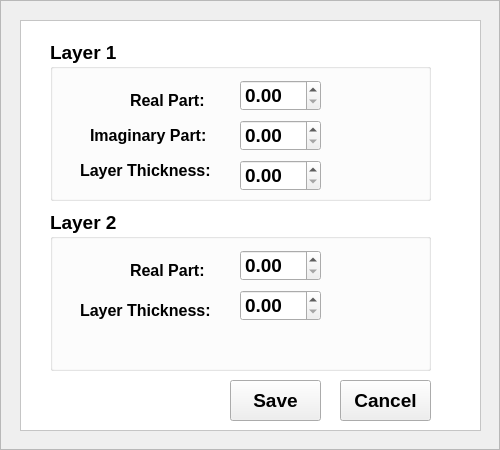
<?xml version="1.0" encoding="UTF-8"?>
<ui version="4.0">
 <class>Fill</class>
 <widget class="QWidget" name="Fill">
  <property name="geometry">
   <rect>
    <x>0</x>
    <y>0</y>
    <width>500</width>
    <height>450</height>
   </rect>
  </property>
  <property name="windowTitle">
   <string>SimSPR</string>
  </property>
  <widget class="QGroupBox" name="groupBox">
   <property name="geometry">
    <rect>
     <x>50</x>
     <y>40</y>
     <width>381</width>
     <height>161</height>
    </rect>
   </property>
   <property name="font">
    <font>
     <pointsize>14</pointsize>
     <weight>75</weight>
     <bold>true</bold>
    </font>
   </property>
   <property name="title">
    <string>Layer 1</string>
   </property>
   <widget class="QLabel" name="label">
    <property name="geometry">
     <rect>
      <x>80</x>
      <y>40</y>
      <width>141</width>
      <height>41</height>
     </rect>
    </property>
    <property name="font">
     <font>
      <pointsize>12</pointsize>
      <weight>75</weight>
      <bold>true</bold>
     </font>
    </property>
    <property name="text">
     <string>Real Part:</string>
    </property>
   </widget>
   <widget class="QLabel" name="label_2">
    <property name="geometry">
     <rect>
      <x>40</x>
      <y>70</y>
      <width>151</width>
      <height>51</height>
     </rect>
    </property>
    <property name="font">
     <font>
      <pointsize>12</pointsize>
      <weight>75</weight>
      <bold>true</bold>
     </font>
    </property>
    <property name="text">
     <string>Imaginary Part:</string>
    </property>
   </widget>
   <widget class="QLabel" name="label_3">
    <property name="geometry">
     <rect>
      <x>30</x>
      <y>100</y>
      <width>141</width>
      <height>61</height>
     </rect>
    </property>
    <property name="font">
     <font>
      <pointsize>12</pointsize>
      <weight>75</weight>
      <bold>true</bold>
     </font>
    </property>
    <property name="text">
     <string>Layer Thickness:</string>
    </property>
   </widget>
   <widget class="QDoubleSpinBox" name="Re1">
    <property name="geometry">
     <rect>
      <x>190</x>
      <y>40</y>
      <width>81</width>
      <height>31</height>
     </rect>
    </property>
   </widget>
   <widget class="QDoubleSpinBox" name="Im1">
    <property name="geometry">
     <rect>
      <x>190</x>
      <y>80</y>
      <width>81</width>
      <height>31</height>
     </rect>
    </property>
   </widget>
   <widget class="QDoubleSpinBox" name="lt1">
    <property name="geometry">
     <rect>
      <x>190</x>
      <y>120</y>
      <width>81</width>
      <height>31</height>
     </rect>
    </property>
   </widget>
  </widget>
  <widget class="QGroupBox" name="groupBox_2">
   <property name="geometry">
    <rect>
     <x>50</x>
     <y>210</y>
     <width>381</width>
     <height>161</height>
    </rect>
   </property>
   <property name="font">
    <font>
     <pointsize>14</pointsize>
     <weight>75</weight>
     <bold>true</bold>
    </font>
   </property>
   <property name="title">
    <string>Layer 2</string>
   </property>
   <widget class="QLabel" name="label_4">
    <property name="geometry">
     <rect>
      <x>80</x>
      <y>40</y>
      <width>141</width>
      <height>41</height>
     </rect>
    </property>
    <property name="font">
     <font>
      <pointsize>12</pointsize>
      <weight>75</weight>
      <bold>true</bold>
     </font>
    </property>
    <property name="text">
     <string>Real Part:</string>
    </property>
   </widget>
   <widget class="QLabel" name="label_5">
    <property name="geometry">
     <rect>
      <x>40</x>
      <y>70</y>
      <width>151</width>
      <height>51</height>
     </rect>
    </property>
    <property name="font">
     <font>
      <pointsize>12</pointsize>
      <weight>75</weight>
      <bold>true</bold>
     </font>
    </property>
    <property name="text">
     <string/>
    </property>
   </widget>
   <widget class="QDoubleSpinBox" name="Re1_2">
    <property name="geometry">
     <rect>
      <x>190</x>
      <y>40</y>
      <width>81</width>
      <height>31</height>
     </rect>
    </property>
   </widget>
   <widget class="QLabel" name="label_7">
    <property name="geometry">
     <rect>
      <x>30</x>
      <y>70</y>
      <width>141</width>
      <height>61</height>
     </rect>
    </property>
    <property name="font">
     <font>
      <pointsize>12</pointsize>
      <weight>75</weight>
      <bold>true</bold>
     </font>
    </property>
    <property name="text">
     <string>Layer Thickness:</string>
    </property>
   </widget>
   <widget class="QDoubleSpinBox" name="lt1_3">
    <property name="geometry">
     <rect>
      <x>190</x>
      <y>80</y>
      <width>81</width>
      <height>31</height>
     </rect>
    </property>
   </widget>
  </widget>
  <widget class="QPushButton" name="pushButton">
   <property name="geometry">
    <rect>
     <x>230</x>
     <y>380</y>
     <width>91</width>
     <height>41</height>
    </rect>
   </property>
   <property name="font">
    <font>
     <pointsize>14</pointsize>
     <weight>75</weight>
     <bold>true</bold>
    </font>
   </property>
   <property name="styleSheet">
    <string notr="true"/>
   </property>
   <property name="text">
    <string>Save</string>
   </property>
   <property name="icon">
    <iconset resource="resources.qrc">
     <normaloff>:/Imagens/Salve.png</normaloff>:/Imagens/Salve.png</iconset>
   </property>
  </widget>
  <widget class="QPushButton" name="pushButton_2">
   <property name="geometry">
    <rect>
     <x>340</x>
     <y>380</y>
     <width>91</width>
     <height>41</height>
    </rect>
   </property>
   <property name="font">
    <font>
     <pointsize>14</pointsize>
     <weight>75</weight>
     <bold>true</bold>
    </font>
   </property>
   <property name="text">
    <string>Cancel</string>
   </property>
   <property name="icon">
    <iconset resource="resources.qrc">
     <normaloff>:/Imagens/cancel.png</normaloff>:/Imagens/cancel.png</iconset>
   </property>
  </widget>
  <widget class="QFrame" name="frame">
   <property name="geometry">
    <rect>
     <x>20</x>
     <y>20</y>
     <width>461</width>
     <height>411</height>
    </rect>
   </property>
   <property name="styleSheet">
    <string notr="true">background-color: rgb(255, 255, 255);</string>
   </property>
   <property name="frameShape">
    <enum>QFrame::StyledPanel</enum>
   </property>
   <property name="frameShadow">
    <enum>QFrame::Raised</enum>
   </property>
   <zorder>pushButton</zorder>
   <zorder>pushButton</zorder>
  </widget>
  <widget class="QFrame" name="frame_2">
   <property name="geometry">
    <rect>
     <x>0</x>
     <y>0</y>
     <width>500</width>
     <height>450</height>
    </rect>
   </property>
   <property name="styleSheet">
    <string notr="true">border-image: url(:/Imagens/fundo.jpg);</string>
   </property>
   <property name="frameShape">
    <enum>QFrame::StyledPanel</enum>
   </property>
   <property name="frameShadow">
    <enum>QFrame::Raised</enum>
   </property>
  </widget>
  <zorder>frame_2</zorder>
  <zorder>frame</zorder>
  <zorder>groupBox</zorder>
  <zorder>groupBox_2</zorder>
  <zorder>pushButton</zorder>
  <zorder>pushButton_2</zorder>
 </widget>
 <resources>
  <include location="resources.qrc"/>
 </resources>
 <connections/>
</ui>
